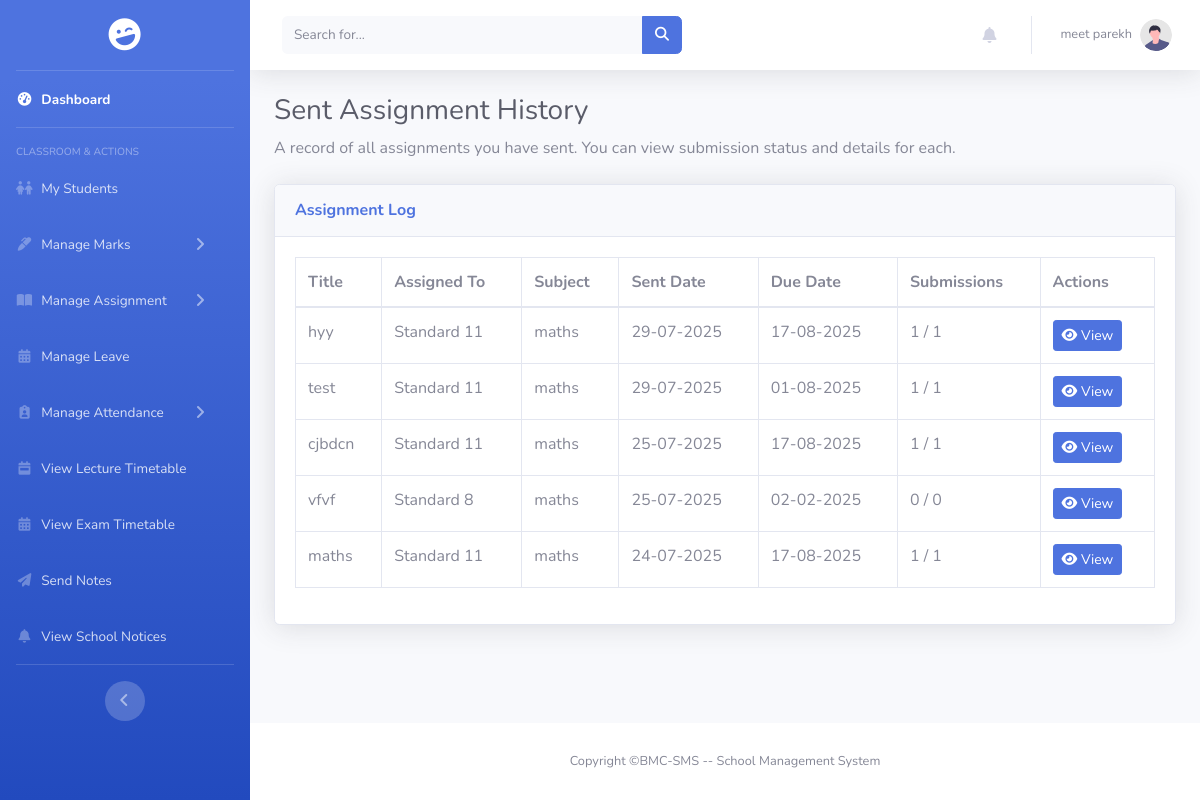
/pages/assignments/assignment_history.php (signed in), run on an earlier commit of the app's database.
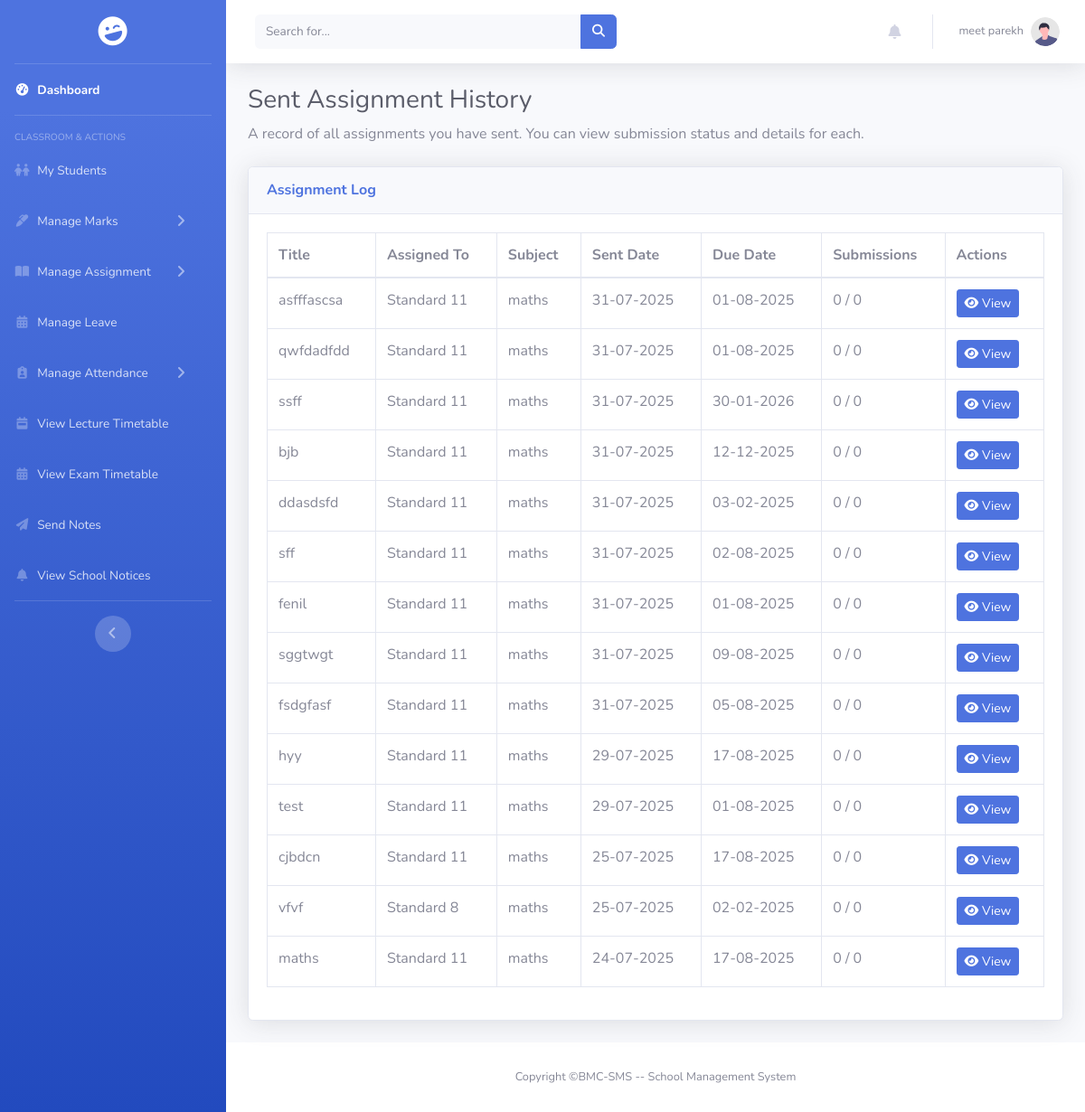
And on a later commit of the database.
### tables this page shows
CREATE TABLE `assignments` (
  `id` int(11) NOT NULL,
  `teacher_id` int(11) NOT NULL,
  `school_id` int(11) NOT NULL,
  `standard` varchar(50) NOT NULL,
  `subject` varchar(100) NOT NULL,
  `title` varchar(255) NOT NULL,
  `description` text NOT NULL,
  `file_path` varchar(255) DEFAULT NULL,
  `original_filename` varchar(255) DEFAULT NULL,
  `due_date` date DEFAULT NULL,
  `created_at` timestamp NOT NULL DEFAULT current_timestamp()
);

### encryption.php (called while the page is built, shortened)
<?php
function decrypt_id($encrypted)
{
    return openssl_decrypt($encrypted, ENCRYPTION_METHOD, ENCRYPTION_KEY, 0, ENCRYPTION_IV);
}

### pages/assignments/assignment_history.php (the view, shortened to what this page needs)
<?php
include_once "../../encryption.php";
include_once "../../includes/connect.php";
$userId = null;
if (isset($_COOKIE['encrypted_user_id'])) {
    $userId = decrypt_id($_COOKIE['encrypted_user_id']);
}
$stmt = $conn->prepare("
    SELECT
        a.id,
        a.title,
        a.standard,
        a.subject,
        a.created_at,
        a.due_date,
        (SELECT COUNT(*) FROM assignment_submissions s WHERE s.assignment_id = a.id) as submission_count,
        (SELECT COUNT(*) FROM student st WHERE st.school_id = a.school_id AND st.std = a.standard) as total_students,
        (SELECT COUNT(*) FROM notifications n WHERE n.user_id = a.teacher_id AND n.is_read = 0 AND n.type = 'assignment_submission' AND n.link LIKE CONCAT('%view_submissions.php?id=', a.id, '%')) as new_submission_count
    FROM assignments a
    WHERE a.teacher_id = ?
    ORDER BY a.created_at DESC
");
$stmt->bind_param("i", $userId);
$stmt->execute();
$result = $stmt->get_result();
$assignments = $result->fetch_all(MYSQLI_ASSOC);
?>
<!DOCTYPE html>
<html lang="en">
<head>
    <link href="../../assets/vendor/fontawesome-free/css/all.min.css" rel="stylesheet" type="text/css">
    <link href="../../assets/css/sb-admin-2.min.css" rel="stylesheet">
    <link rel="stylesheet" href="https://cdnjs.cloudflare.com/ajax/libs/font-awesome/6.5.2/css/all.min.css" />
    <link href="../../assets/vendor/datatables/dataTables.bootstrap4.min.css" rel="stylesheet">
    <link rel="stylesheet" href="../../assets/css/scrollbar_hidden.css">
    <link rel="stylesheet" href="../../assets/css/sidebar.css">
</head>
<body id="page-top">
    <div id="wrapper">
        <?php include '../../includes/sidebar.php'; ?>
        <div id="content-wrapper" class="d-flex flex-column">
            <div id="content">
                <?php include '../../includes/header.php'; ?>
                <div class="container-fluid">
                    <h1 class="h3 mb-2 text-gray-800">Sent Assignment History</h1>
                    <p class="mb-4">A record of all assignments you have sent. You can view submission status and
                        details for each.</p>
                    <div class="card shadow mb-4">
                        <div class="card-header py-3">
                            <h6 class="m-0 font-weight-bold text-primary">Assignment Log</h6>
                        </div>
                        <div class="card-body">
                            <div class="table-responsive">
                                <table class="table table-bordered" id="assignmentHistoryTable" width="100%"
                                    cellspacing="0">
                                    <thead>
                                        <tr>
                                            <th>Title</th>
                                            <th>Assigned To</th>
                                            <th>Subject</th>
                                            <th>Sent Date</th>
                                            <th>Due Date</th>
                                            <th>Submissions</th>
                                            <th>Actions</th>
                                        </tr>
                                    </thead>
                                    <tbody>
                                        <?php if (!empty($assignments)): ?>
                                        <?php foreach ($assignments as $assignment): ?>
                                        <tr>
                                            <td><?php echo htmlspecialchars($assignment['title']); ?></td>
                                            <td>Standard <?php echo htmlspecialchars($assignment['standard']); ?></td>
                                            <td><?php echo htmlspecialchars($assignment['subject']); ?></td>
                                            <td><?php echo date("d-m-Y", strtotime($assignment['created_at'])); ?></td>
                                            <td><?php echo date("d-m-Y", strtotime($assignment['due_date'])); ?></td>
                                            <td><?php echo htmlspecialchars($assignment['submission_count']); ?> /
                                                <?php echo htmlspecialchars($assignment['total_students']); ?></td>
                                            <td>
                                                <a href="view_submissions.php?id=<?php echo $assignment['id']; ?>"
                                                    class="btn btn-primary btn-sm" title="View Submissions">
                                                    <i class="fas fa-eye"></i> View
                                                </a>
                                            </td>
                                        </tr>
                                        <?php endforeach; ?>
                                        <?php endif; ?>
                                    </tbody>
                                </table>
                            </div>
                        </div>
                    </div>
                </div>
            </div>
            <?php include '../../includes/footer.php'; ?>
        </div>
    </div>
</body>
</html>

### includes/sidebar.php (shortened to what this page needs)
<?php
$role = null;
$user_id = null;
if (isset($_COOKIE['encrypted_user_role'])) {
    $role = decrypt_id($_COOKIE['encrypted_user_role']);
}
if (isset($_COOKIE['encrypted_user_id'])) {
    $user_id = decrypt_id($_COOKIE['encrypted_user_id']);
}
?>
<ul class="navbar-nav bg-gradient-primary sidebar sidebar-dark accordion" id="accordionSidebar">
    <a class="sidebar-brand d-flex align-items-center justify-content-center"
        href="<?php echo BASE_WEB_PATH; ?>dashboard.php">
        <div class="sidebar-brand-icon rotate-n-15">
            <i class="fas fa-laugh-wink"></i>
        </div>
    </a>
    <hr class="sidebar-divider my-0">
    <li class="nav-item active">
        <a class="nav-link" href="<?php echo BASE_WEB_PATH; ?>dashboard.php">
            <i class="fas fa-fw fa-tachometer-alt"></i>
            <span>Dashboard</span></a>
    </li>
    <hr class="sidebar-divider">
    <?php
    switch ($role) {
    ?>
        <?php
        case 'teacher':
            $is_class_teacher = false;
            if ($user_id && isset($conn)) {
                $stmt_check = $conn->prepare("SELECT class_teacher FROM teacher WHERE id = ?");
                if ($stmt_check) {
                    $stmt_check->bind_param("i", $user_id);
                    $stmt_check->execute();
                    $result_check = $stmt_check->get_result();
                    if ($teacher_details = $result_check->fetch_assoc()) {
                        if ($teacher_details['class_teacher'] == 1) {
                            $is_class_teacher = true;
                        }
                    }
                }
            }
        ?>
            <div class="sidebar-heading font-weight-semibold">Classroom & Actions</div>
            <li class="nav-item">
                <a class="nav-link" href="<?php echo BASE_WEB_PATH; ?>pages/student/student_list.php">
                    <i class="fas fa-fw fa-children"></i>
                    <span>My Students</span>
                </a>
            </li>
            <?php if ($is_class_teacher): ?>
                <li class="nav-item">
                    <a class="nav-link collapsed" href="#" data-toggle="collapse" data-target="#collapseMarks">
                        <i class="fas fa-fw fa-marker"></i>
                        <span>Manage Marks</span>
                    </a>
                </li>
            <?php endif; ?>
            <li class="nav-item">
                <a class="nav-link collapsed" href="#" data-toggle="collapse" data-target="#collapseAssignments">
                    <i class="fas fa-fw fa-book-open"></i>
                    <span>Manage Assignment</span>
                </a>
            </li>
            <li class="nav-item">
                <a class="nav-link" href="<?php echo BASE_WEB_PATH; ?>pages/teacher/teacher_leave_management.php">
                    <i class="fas fa-fw fa-calendar-alt"></i>
                    <span>Manage Leave</span>
                </a>
            </li>
            <li class="nav-item">
                <a class="nav-link collapsed" href="#" data-toggle="collapse" data-target="#collapseAttendance">
                    <i class="fas fa-fw fa-clipboard-user"></i>
                    <span>Manage Attendance</span>
                </a>
            </li>
            <li class="nav-item">
                <a class="nav-link" href="/BMC-SMS/pages/student/view_timetable.php">
                    <i class="fas fa-fw fa-calendar-week"></i>
                    <span>View Lecture Timetable</span>
                </a>
            </li>
            <li class="nav-item">
                <a class="nav-link" href="/BMC-SMS/pages/teacher/view_exam_timetable.php">
                    <i class="fas fa-fw fa-calendar-alt"></i>
                    <span>View Exam Timetable</span>
                </a>
            </li>
            <li class="nav-item">
                <a class="nav-link" href="/BMC-SMS/pages/teacher/send_notes.php">
                    <i class="fas fa-fw fa-paper-plane"></i>
                    <span>Send Notes</span></a>
            </li>
            <li class="nav-item">
                <a class="nav-link" href="/BMC-SMS/pages/teacher/view_notice.php">
                    <i class="fas fa-fw fa-bell"></i>
                    <span>View School Notices</span>
                </a>
            </li>
        <?php
            break;
        ?>
    <?php
    }
    ?>
    <hr class="sidebar-divider d-none d-md-block">
    <div class="text-center d-none d-md-inline">
        <button class="rounded-circle border-0" id="sidebarToggle"></button>
    </div>
</ul>

### includes/header.php (shortened to what this page needs)
<?php
include_once $_SERVER['DOCUMENT_ROOT'] . '/BMC-SMS/encryption.php';
$userName = 'Guest';
$userProfileImage = BASE_WEB_PATH . 'assets/images/undraw_profile.svg';
$isLoggedIn = false;
if (isset($_COOKIE['encrypted_user_role'])) {
    $isLoggedIn = true;
    $user_role = decrypt_id($_COOKIE['encrypted_user_role']);
    if ($user_role === 'bmc') {
        $userName = 'BMC Admin';
    } else {
        if (isset($_COOKIE['encrypted_user_name'])) {
            $userName = decrypt_id($_COOKIE['encrypted_user_name']);
        }
    }
}
?>
<nav class="navbar navbar-expand navbar-light bg-white topbar mb-4 static-top shadow">
    <form class="d-none d-sm-inline-block form-inline mr-auto ml-md-3 my-2 my-md-0 mw-100 navbar-search">
        <div class="input-group">
            <input type="text" class="form-control bg-light border-0 small" placeholder="Search for..."
                aria-label="Search" aria-describedby="basic-addon2">
            <div class="input-group-append">
                <button class="btn btn-primary" type="button">
                    <i class="fas fa-search fa-sm"></i>
                </button>
            </div>
        </div>
    </form>
    <ul class="navbar-nav ml-auto">
        <li class="nav-item dropdown no-arrow mx-1">
            <a class="nav-link dropdown-toggle" href="#" id="alertsDropdown" role="button" data-toggle="dropdown"
                aria-haspopup="true" aria-expanded="false">
                <i class="fas fa-bell fa-fw"></i>
            </a>
        </li>
        <?php if ($isLoggedIn): ?>
        <li class="nav-item dropdown no-arrow">
            <a class="nav-link dropdown-toggle" href="#" id="userDropdown" role="button" data-toggle="dropdown"
                aria-haspopup="true" aria-expanded="false">
                <span
                    class="mr-2 d-none d-lg-inline text-gray-600 small"><?php echo htmlspecialchars($userName); ?></span>
                <img class="img-profile rounded-circle" src="<?php echo htmlspecialchars($userProfileImage); ?>"
                    onerror="this.src='<?php echo BASE_WEB_PATH; ?>assets/images/undraw_profile.svg';" alt="Profile"
                    style="width: 32px; height: 32px; object-fit: cover;">
            </a>
        </li>
        <?php endif; ?>
    </ul>
</nav>

### includes/footer.php
<footer class="sticky-footer bg-white">
    <div class="container my-auto">
        <div class="copyright text-center my-auto">
            <span>Copyright &copy;BMC-SMS -- School Management System</span>
        </div>
    </div>
</footer>

### assets/css/scrollbar_hidden.css (style rules this page uses)
body { -ms-overflow-style: none; scrollbar-width: none; }

### assets/css/sidebar.css (style rules this page uses)
#accordionSidebar { position: -webkit-sticky; position: sticky; top: 0; height: 100vh; max-height: 100vh; transition: width 0.3s ease; flex-shrink: 0; }
#accordionSidebar .nav-item .nav-link[data-toggle="collapse"]::after { display: inline-block; margin-left: 0.5rem; transition: transform 0.2s ease; }
html, body { height: 100%; overflow: hidden !important; }
#wrapper { height: 100vh; }
#content-wrapper { overflow-y: auto; }
@media (min-width: 768px) { #accordionSidebar { width: 250px !important; } }

What changed in the data, as far as the page shows it:
added assignments: title "asfffascsa", standard "11", subject "maths", created_at "31-07-2025", due_date "01-08-2025", submission_count "0", total_students "0"
added assignments: title "qwfdadfdd", standard "11", subject "maths", created_at "31-07-2025", due_date "01-08-2025", submission_count "0", total_students "0"
added assignments: title "ssff", standard "11", subject "maths", created_at "31-07-2025", due_date "30-01-2026", submission_count "0", total_students "0"
added assignments: title "bjb", standard "11", subject "maths", created_at "31-07-2025", due_date "12-12-2025", submission_count "0", total_students "0"
added assignments: title "ddasdsfd", standard "11", subject "maths", created_at "31-07-2025", due_date "03-02-2025", submission_count "0", total_students "0"
added assignments: title "sff", standard "11", subject "maths", created_at "31-07-2025", due_date "02-08-2025", submission_count "0", total_students "0"
added assignments: title "fenil", standard "11", subject "maths", created_at "31-07-2025", due_date "01-08-2025", submission_count "0", total_students "0"
added assignments: title "sggtwgt", standard "11", subject "maths", created_at "31-07-2025", due_date "09-08-2025", submission_count "0", total_students "0"
added assignments: title "fsdgfasf", standard "11", subject "maths", created_at "31-07-2025", due_date "05-08-2025", submission_count "0", total_students "0"
computed for assignments "hyy": submission_count "1" → "0"; total_students "1" → "0"
computed for assignments "test": submission_count "1" → "0"; total_students "1" → "0"
computed for assignments "cjbdcn": submission_count "1" → "0"; total_students "1" → "0"
computed for assignments (number 14 of 14 on the later page): submission_count "1" → "0"; total_students "1" → "0"
